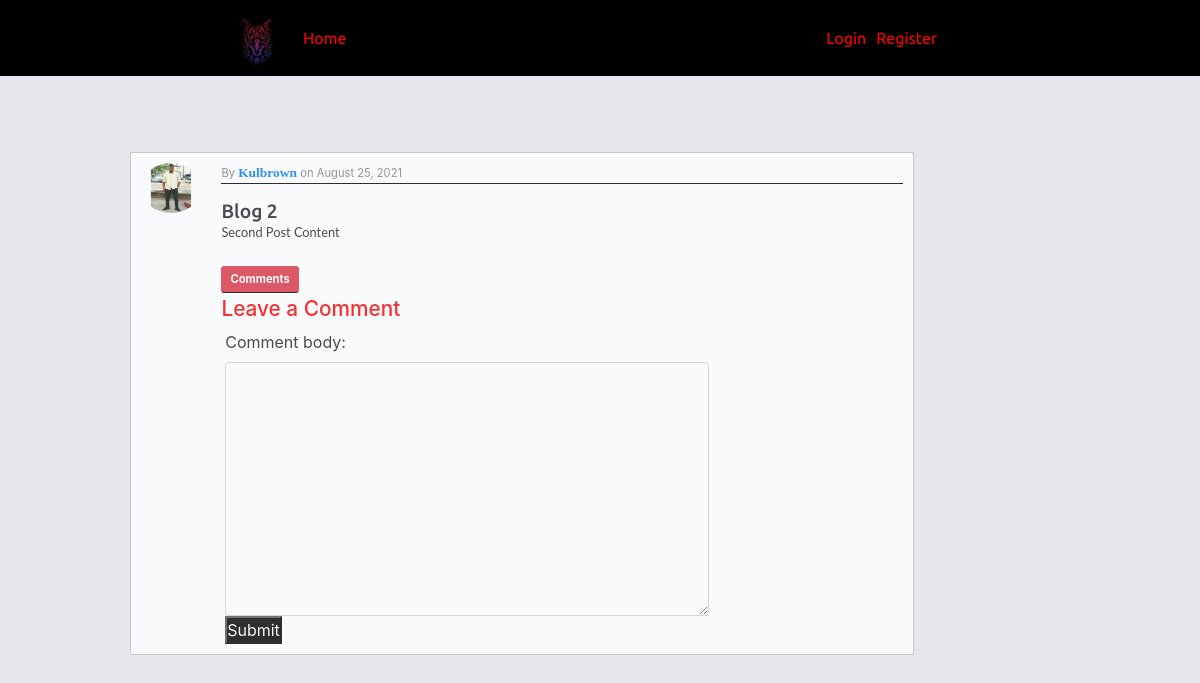
Before: /posts/2/detail/ with the older database file.
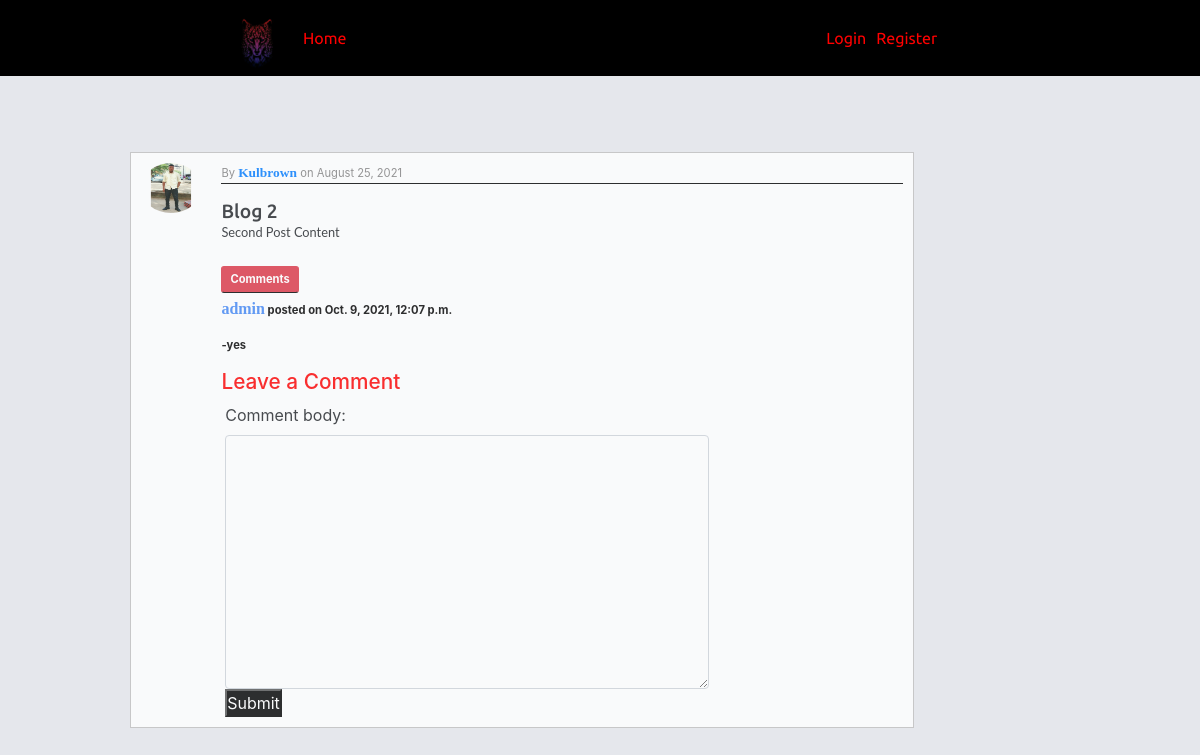
After: the same page with the newer database file.
### posts/models.py (models this page shows, shortened)
class Comment(models.Model):
    post = models.ForeignKey(postmode, on_delete=models.CASCADE)
    commenter_name = models.CharField(max_length=200)
    comment_body = models.TextField()
    date_added = models.DateTimeField(auto_now_add=True)
    class Meta:
        ordering = ('-date_added',)

### posts/views.py (the view, shortened to what this page needs)
# urls.py: path('<int:id>/detail/', views.detail_view.as_view(), name='post-detail'),
class detail_view(DetailView):
    model = postmode
    template_name = "post_detail.html"
    def get_object(self, queryset=None):
        id = self.kwargs.get("id")
        return get_object_or_404(postmode, id=id)
    def get_context_data(self, **kwargs):
        context = super().get_context_data(**kwargs)
        id = self.kwargs["id"]
        form = CommentForm()
        post = get_object_or_404(postmode, id=id)
        comments = post.comment_set.all()
        context['post'] = post
        context['comments'] = comments
        context['form'] = form
        return context

### posts/forms.py
class CommentForm(forms.ModelForm):
    class Meta:
        model = Comment
        fields = ('comment_body',)
        widgets = {
            'comment_body': forms.Textarea(attrs={'class': 'form-control'}),
        }

### posts/templates/post_detail.html (shortened to what this page needs)
{% extends "post_base.html" %}
{% load static %}
{% block content %}
    <div class="second1">
        <img  width="40px;" src="{{ object.author.profile.image.url}}">
       <div class="second">
           <p> By <span><a href="{% url 'user-post' object.author.username %}">{{ object.author}}</a>
           </span>on {{ object.date_posted|date:"F d, Y" }}</p>
           <h2>{{ object.title }}</h2>
        <div class="span1">{{ object.content }}</div>
          <p class="btn btn-danger btn-sm mt-1 mb-1" style="color: white; font-weight: bold;">Comments</p>
           {% if comments %}
                {% for comment in comments %}
                 <div class="comment">
                     <p><span>{{comment.commenter_name}}</span> posted on {{ comment.date_added }}</p>
                   <p>-{{ comment.comment_body }}</p>
                 </div>
                {% endfor %}
           {% endif %}
           <h4 style=" margin-left: 10px; color: red; font-size: 1.3rem;">
             Leave a Comment
           </h4>
           <div class="cont">
             <form action="." method="POST" enctype="multipart/form-data">{% csrf_token %}
                 {{ form }}
                 <input style="background-color: black; color: white;" type="submit" name="Submit">
             </form>
           </div>
       </div>
    </div>
{% endblock %}

Changed rows visible on the page:
added Comment: commenter_name "admin", date_added "Oct. 9, 2021, 12:07 p.m.", comment_body "yes"
